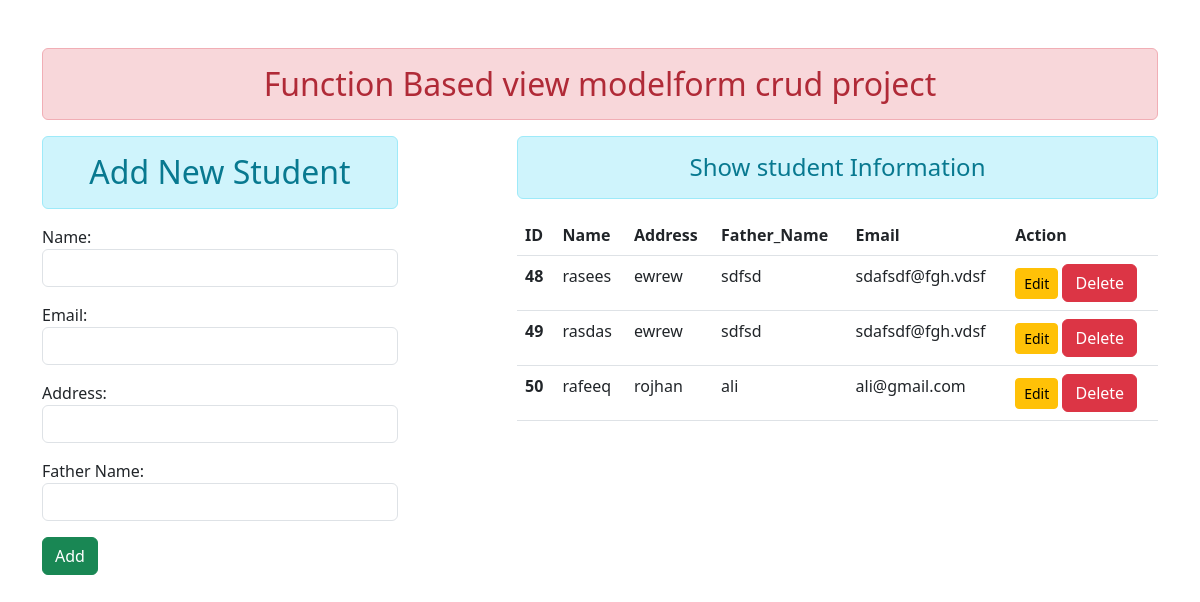
The page / on the database its author committed.
### enroll/models.py (models this page shows)
class User(models.Model):
    name=models.CharField(max_length=70)
    email=models.EmailField(max_length=100)
    father_Name=models.CharField(max_length=70)
    Address=models.CharField(max_length=150)

### enroll/views.py (the view)
# urls.py: path('',views.addandshow,name='addandshow'),
def addandshow(request):
    if request.method=='POST':
        fm=StudentRegisteration(request.POST)
        if fm.is_valid():
            name=fm.cleaned_data['name']
            email=fm.cleaned_data['email']
            father=fm.cleaned_data['father_Name']
            adress=fm.cleaned_data['Address']
            reg=User(name=name,email=email,father_Name=father,Address=adress)
            reg.save()
            fm=StudentRegisteration()
    else:
        fm=StudentRegisteration()
    stud=User.objects.all()
    return render(request,"enroll/addandshow.html",{'form':fm,'stu':stud})

### enroll/forms.py
class StudentRegisteration(forms.ModelForm):
    class Meta:
        model=User
        fields=['name','email','Address','father_Name']
        widgets={
            'name':forms.TextInput(attrs={'class':'form-control'}),
            'email':forms.EmailInput(attrs={'class':'form-control'}),
            'father_Name':forms.TextInput(attrs={'class':'form-control'}),
            'Address':forms.TextInput(attrs={'class':'form-control'}),
        }

### enroll/templates/enroll/addandshow.html (shortened to what this page needs)
{% extends 'enroll/base.html' %}
{% load static %}
{% block content %}
<div class="row">
    <div class="col-sm-4">
        <h2 class="text-center alert alert-info">
            Add New Student
        </h2>
        <form action=""method="POST" novalidate>
            {{form.as_p}}
            <input type="Submit" class="btn btn-success" value="Add">
        </form>
    </div>
<div class="col-sm-7 offset-1">
    <h4 class='text-center alert alert-info'>Show student Information</h4>
    {% if stu %}
    <table class="table">
        <thead>
          <tr>
            <th scope="col">ID</th>
            <th scope="col">Name</th>
            <th scope="col">Address</th>
            <th scope="col">Father_Name</th>
            <th scope="col">Email</th>
            <th scope="col">Action</th>
          </tr>
        </thead>
        <tbody>
            {% for st in stu  %}
          <tr>
            <th scope="row">{{st.id}}</th>
            <td>{{st.name}}</td>
            <td>{{st.Address}}</td>
            <td>{{st.father_Name}}</td>
            <td>{{st.email}}</td>
            <td>
              <a href="{% url 'updatedata' st.id %}" class="btn btn-warning btn-sm">Edit</a>
              <form action="{% url 'deletedata' st.id %}" method='POST' class="d-inline">
                <input type="submit" class="btn btn-danger" value="Delete">
              </form>
            </td>
          </tr>
          {% endfor %}
        </tbody>
      </table>
    {% else %}
    <h2 class="text-center alert alert-warning">Remove Data </h2>
    {% endif %}
</div>
</div>
{% endblock content %}

### enroll/templates/enroll/base.html (shortened to what this page needs)
<!DOCTYPE html>
{% load static %}
<html lang="en">
<head>
    <link rel="stylesheet" href="{% static 'enroll/css/bootstrap.css' %}">
</head>
<body>
    <div class="container mt-5">
        <h2 class="text-center alert alert-danger ">Function Based view modelform crud project</h2>
        {% block content %}{% endblock content %}
    </div>
</body>
</html>

### rows shown on the page
User: id "48", name "rasees", Address "ewrew", father_Name "sdfsd", email "sdafsdf@fgh.vdsf"
User: id "49", name "rasdas", Address "ewrew", father_Name "sdfsd", email "sdafsdf@fgh.vdsf"
User: id "50", name "rafeeq", Address "rojhan", father_Name "ali", email "ali@gmail.com"
